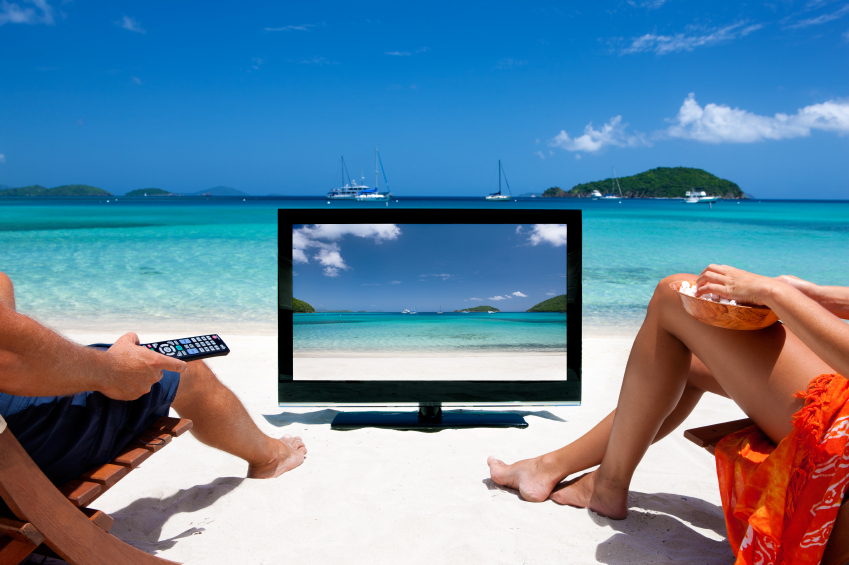
#> input picture image1.jpg, 849 x 565 px
$ python apierce_cmenjivar_cgress_sem1_final.py
#> lines starting #> are read from the running program, lines starting #| are printed output that depends on the picture
'''apierce_cmenjivar_cgress_sem1_final.py
'''
import PIL
import matplotlib.pyplot as plt
import os.path
directory = os.path.dirname(os.path.abspath(__file__))
image1_file = os.path.join(directory, 'image1.jpg')
img1 = PIL.Image.open(image1_file)
#> img1 is the input picture: PIL image 849x565 RGB; mean R, G, B 100.4, 134, 159.4
fig, axes = plt.subplots(1, 1)
axes.imshow(img1, interpolation='none')
fig.show()

image2_file = os.path.join(directory, 'image2.png')
img2 = PIL.Image.open(image2_file)
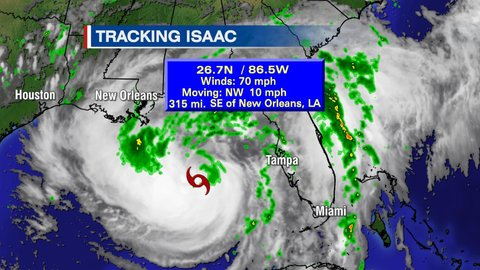
#> input picture image2.png, 480 x 270 px
#> img2 is the input picture: PIL image 480x270 RGB; mean R, G, B 108.1, 122.8, 133.7
img2_small = img2.resize((275, 165)) #eye width and height measured in plt
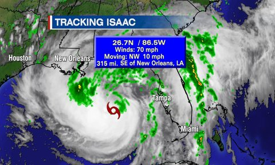
#> img2_small: PIL image 275x165 RGB; mean R, G, B 108.2, 122.8, 133.7
fig2, axes2 = plt.subplots(1, 2)
axes2[0].imshow(img2)
axes2[1].imshow(img2_small)
fig2.show()
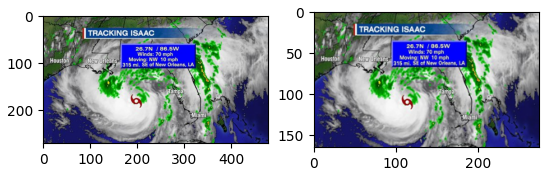
#> figure drawn by matplotlib, 2 panels

img1.paste(img2_small, (293, 221))
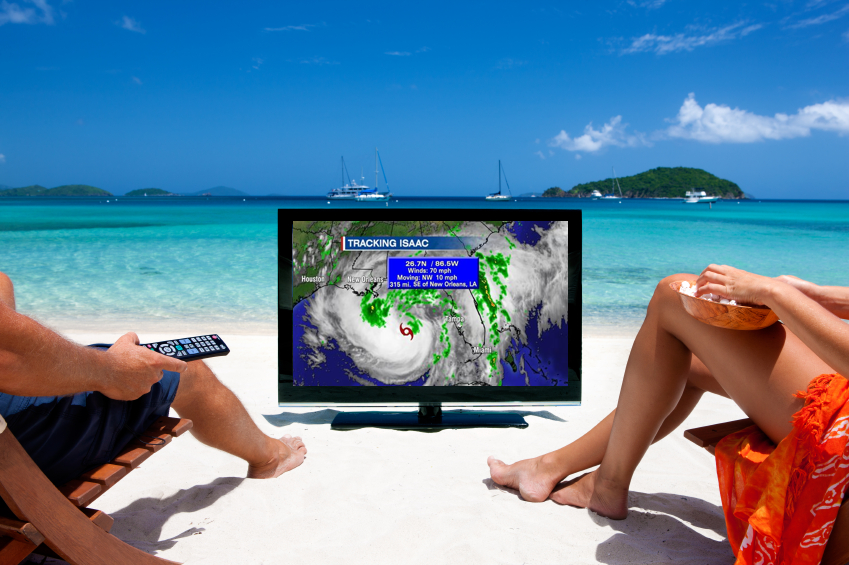
#> img1: PIL image 849x565 RGB; mean R, G, B 100.9, 131.8, 155.7
fig3, axes3 = plt.subplots(1, 1)
axes3.imshow(img1, interpolation='none')

fig3.show()
